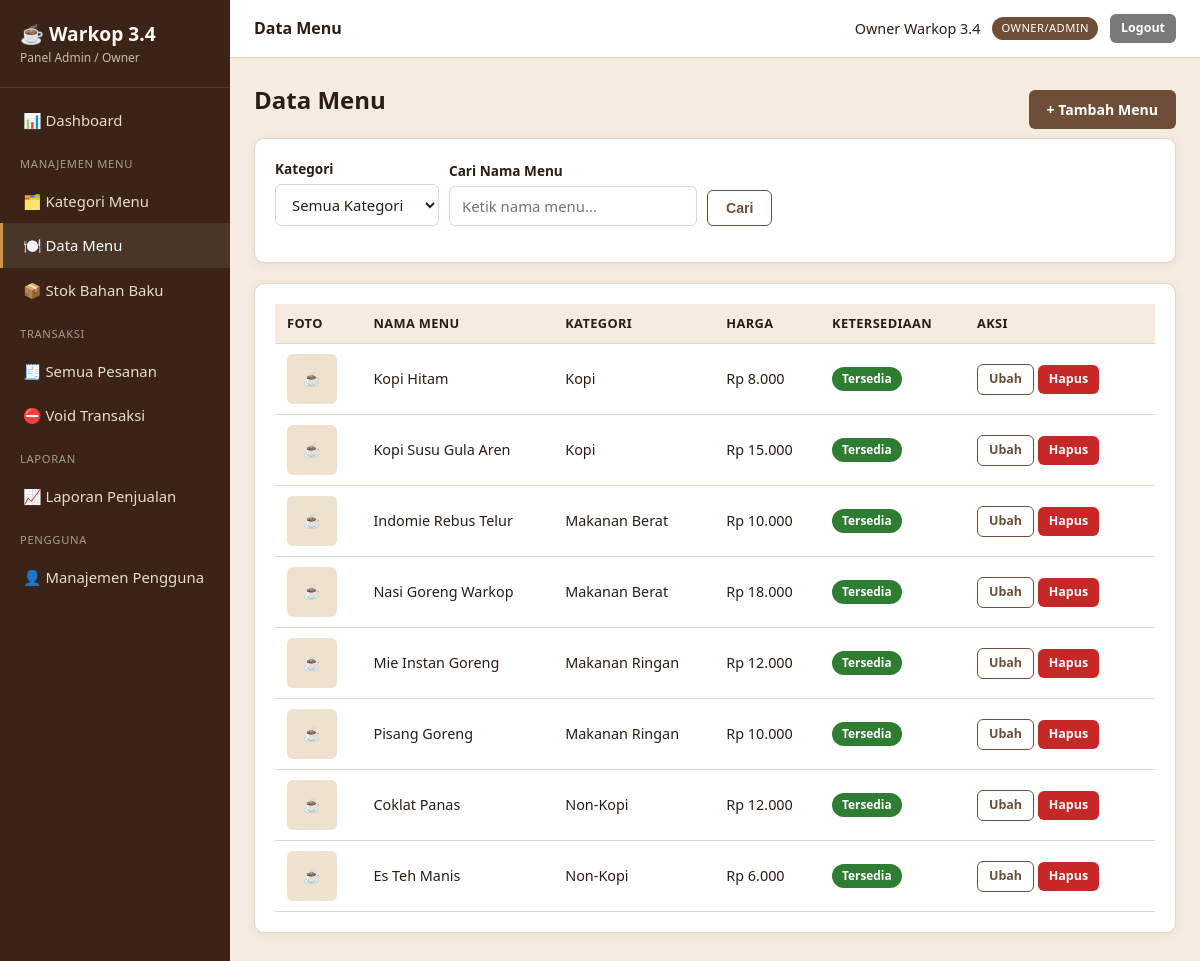
The app's page /admin/menu.php (signed in) with its own data.
### tables this page shows
CREATE TABLE menu (
    id INT AUTO_INCREMENT PRIMARY KEY,
    kategori_id INT NOT NULL,
    nama_menu VARCHAR(100) NOT NULL,
    deskripsi TEXT,
    harga DECIMAL(12,2) NOT NULL DEFAULT 0,
    foto VARCHAR(255) DEFAULT NULL,            
    status_ketersediaan ENUM('tersedia','habis') NOT NULL DEFAULT 'tersedia',
    is_active TINYINT(1) NOT NULL DEFAULT 1,   
    created_at DATETIME DEFAULT CURRENT_TIMESTAMP,
    updated_at DATETIME DEFAULT CURRENT_TIMESTAMP ON UPDATE CURRENT_TIMESTAMP,
    CONSTRAINT fk_menu_kategori FOREIGN KEY (kategori_id) REFERENCES kategori_menu(id)
        ON UPDATE CASCADE ON DELETE RESTRICT
);

CREATE TABLE kategori_menu (
    id INT AUTO_INCREMENT PRIMARY KEY,
    nama_kategori VARCHAR(50) NOT NULL,
    created_at DATETIME DEFAULT CURRENT_TIMESTAMP
);

### includes/functions.php (called while the page is built, shortened)
<?php
function rupiah($angka): string
{
    return 'Rp ' . number_format((float)$angka, 0, ',', '.');
}
function e(?string $string): string
{
    return htmlspecialchars((string)$string, ENT_QUOTES, 'UTF-8');
}

### admin/menu.php (the view, shortened to what this page needs)
<?php
$db = getDB();
$cari = trim($_GET['cari'] ?? '');
$sql = "SELECT m.*, k.nama_kategori FROM menu m JOIN kategori_menu k ON k.id=m.kategori_id WHERE m.is_active=1";
$params = [];
$sql .= " ORDER BY k.nama_kategori, m.nama_menu";
$stmt = $db->prepare($sql);
$stmt->execute($params);
$menuList = $stmt->fetchAll();
require __DIR__ . '/../includes/layout_admin_top.php';
?>
<div class="flex-between">
  <h2 class="mt-0">Data Menu</h2>
  <a href="<?= BASE_URL ?>/admin/menu_form.php" class="btn">+ Tambah Menu</a>
</div>
<div class="card">
  <form method="get" action="" class="filter-bar">
    <div class="form-group">
      <label>Kategori</label>
      <select name="kategori" onchange="this.form.submit()">
        <option value="">Semua Kategori</option>
      </select>
    </div>
    <div class="form-group">
      <label>Cari Nama Menu</label>
      <input type="search" name="cari" value="<?= e($cari) ?>" placeholder="Ketik nama menu...">
    </div>
    <div class="form-group"><button class="btn btn-outline">Cari</button></div>
  </form>
</div>
<div class="card">
  <div class="table-wrap">
  <table>
    <thead><tr><th>Foto</th><th>Nama Menu</th><th>Kategori</th><th>Harga</th><th>Ketersediaan</th><th style="width:190px">Aksi</th></tr></thead>
    <tbody>
    <?php foreach ($menuList as $m): ?>
      <tr>
        <td>
          <?php if ($m['foto']): ?>
            <img src="<?= BASE_URL ?>/uploads/menu/<?= e($m['foto']) ?>" alt="" style="width:50px;height:50px;object-fit:cover;border-radius:6px">
          <?php else: ?>
            <div style="width:50px;height:50px;border-radius:6px;background:#eee2ce;display:flex;align-items:center;justify-content:center">☕</div>
          <?php endif; ?>
        </td>
        <td><?= e($m['nama_menu']) ?></td>
        <td><?= e($m['nama_kategori']) ?></td>
        <td><?= rupiah($m['harga']) ?></td>
        <td>
          <span class="badge <?= $m['status_ketersediaan']==='tersedia' ? 'badge-success' : 'badge-danger' ?>">
            <?= $m['status_ketersediaan']==='tersedia' ? 'Tersedia' : 'Habis' ?>
          </span>
        </td>
        <td>
          <a href="<?= BASE_URL ?>/admin/menu_form.php?id=<?= $m['id'] ?>" class="btn btn-sm btn-outline">Ubah</a>
          <a href="<?= BASE_URL ?>/admin/menu_hapus.php?id=<?= $m['id'] ?>" class="btn btn-sm btn-danger" data-confirm="Hapus/nonaktifkan menu '<?= e($m['nama_menu']) ?>'?">Hapus</a>
        </td>
      </tr>
    <?php endforeach; ?>
    </tbody>
  </table>
  </div>
</div>
<?php require __DIR__ . '/../includes/layout_admin_bottom.php'; ?>

### assets/css/style.css (style rules this page uses)
:root { --coffee-dark: #3b2417; --coffee: #6f4e37; --coffee-light: #a9744f; --cream: #f5ecdf; --cream-2: #fffaf3; --gold: #c99a3c; --success: #2e7d32; --danger: #c62828; --warning: #b8860b; --info: #1565c0; --text: #2b1d14; --border: #e4d6c3; --radius: 10px; --shadow: 0 2px 10px rgba(59,36,23,0.08); }
* { box-sizing: border-box; }
body { margin: 0; font-family: 'Segoe UI', Roboto, Arial, sans-serif; background: var(--cream); color: var(--text); line-height: 1.5; }
a { color: var(--coffee); text-decoration: none; }
.card { background: #fff; border: 1px solid var(--border); border-radius: var(--radius); box-shadow: var(--shadow); padding: 20px; margin-bottom: 20px; }
label { display:block; font-size: .85rem; font-weight: 600; margin-bottom: 5px; }
input[type=text], input[type=password], input[type=number], input[type=search], input[type=date], input[type=file], input[type=tel], select, textarea { width: 100%; padding: 9px 12px; border: 1px solid var(--border); border-radius: 6px; font-size: .93rem; background: #fff; color: var(--text); font-family: inherit; }
.form-group { margin-bottom: 14px; }
.btn { display: inline-block; padding: 9px 18px; border-radius: 6px; border: none; cursor: pointer; font-size: .88rem; font-weight: 600; text-decoration: none; background: var(--coffee); color: #fff; }
.btn-sm { padding: 5px 11px; font-size: .78rem; }
.btn-danger { background: var(--danger); }
.btn-outline { background: transparent; border:1px solid var(--coffee); color: var(--coffee); }
table { width: 100%; border-collapse: collapse; font-size: .9rem; }
table th, table td { padding: 10px 12px; border-bottom: 1px solid var(--border); text-align: left; }
table th { background: var(--cream); font-weight: 700; font-size: .8rem; text-transform: uppercase; letter-spacing:.03em; }
.table-wrap { overflow-x: auto; }
.badge { display:inline-block; padding: 3px 10px; border-radius: 20px; font-size: .74rem; font-weight:700; color:#fff; }
.badge-success { background: var(--success); }
.mt-0 { margin-top:0; }
.flex-between { display:flex; justify-content:space-between; align-items:center; flex-wrap:wrap; gap:10px; }
.filter-bar { display:flex; gap:10px; flex-wrap:wrap; align-items:flex-end; margin-bottom: 16px; }
.filter-bar .form-group { margin-bottom: 0; min-width: 160px; }

### records on screen
menu: nama_menu "Kopi Hitam", kategori.nama_kategori "Kopi", harga "Rp 8.000", status_ketersediaan "Tersedia"
menu: nama_menu "Kopi Susu Gula Aren", kategori.nama_kategori "Kopi", harga "Rp 15.000", status_ketersediaan "Tersedia"
menu: nama_menu "Indomie Rebus Telur", kategori.nama_kategori "Makanan Berat", harga "Rp 10.000", status_ketersediaan "Tersedia"
menu: nama_menu "Nasi Goreng Warkop", kategori.nama_kategori "Makanan Berat", harga "Rp 18.000", status_ketersediaan "Tersedia"
menu: nama_menu "Mie Instan Goreng", kategori.nama_kategori "Makanan Ringan", harga "Rp 12.000", status_ketersediaan "Tersedia"
menu: nama_menu "Pisang Goreng", kategori.nama_kategori "Makanan Ringan", harga "Rp 10.000", status_ketersediaan "Tersedia"
menu: nama_menu "Coklat Panas", kategori.nama_kategori "Non-Kopi", harga "Rp 12.000", status_ketersediaan "Tersedia"
menu: nama_menu "Es Teh Manis", kategori.nama_kategori "Non-Kopi", harga "Rp 6.000", status_ketersediaan "Tersedia"

### other values on screen
$pageTitle "Data Menu"
$user['nama'] "Owner Warkop 3.4"
